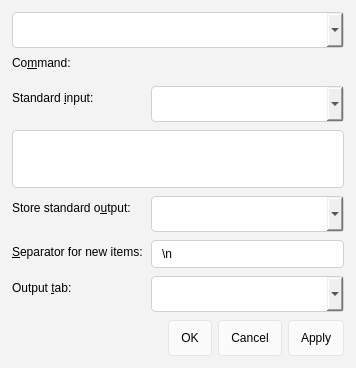
<?xml version="1.0" encoding="UTF-8"?>
<ui version="4.0">
 <class>ActionDialog</class>
 <widget class="QDialog" name="ActionDialog">
  <property name="geometry">
   <rect>
    <x>0</x>
    <y>0</y>
    <width>356</width>
    <height>353</height>
   </rect>
  </property>
  <property name="windowTitle">
   <string>Action Dialog</string>
  </property>
  <property name="styleSheet">
   <string>QPushButton { border-radius: 4px; padding: 5px 12px; min-height: 24px; border: 1px solid #E5E5E5; background-color: #FBFBFB; }
QLineEdit { border-radius: 4px; border: 1px solid #D1D1D1; padding: 5px 8px; background-color: #FFFFFF; }
QTextEdit { border-radius: 4px; border: 1px solid #D1D1D1; padding: 5px 8px; background-color: #FFFFFF; }
QPlainTextEdit { border-radius: 4px; border: 1px solid #D1D1D1; padding: 5px 8px; background-color: #FFFFFF; }
QComboBox { border-radius: 4px; border: 1px solid #D1D1D1; padding: 5px 8px; min-height: 24px; }
QCheckBox { spacing: 8px; }
QRadioButton { spacing: 8px; }
QGroupBox { border-radius: 8px; border: 1px solid #E5E5E5; margin-top: 12px; padding: 12px; }
QListWidget { border-radius: 8px; border: 1px solid #E5E5E5; }
QTreeWidget { border-radius: 8px; border: 1px solid #E5E5E5; }
QTableWidget { border-radius: 8px; border: 1px solid #E5E5E5; }
QTabWidget::pane { border: 1px solid #E5E5E5; border-radius: 8px; }
QTabBar::tab { border-radius: 4px; padding: 6px 16px; margin-right: 4px; }
QTabBar::tab:selected { background-color: #0078D4; color: #FFFFFF; }
QScrollBar { border: none; background: transparent; width: 8px; margin: 0; }
QScrollBar::handle { background: #C0C0C0; border-radius: 4px; min-height: 24px; }
QScrollBar::handle:hover { background: #A0A0A0; }
QMenu { border-radius: 8px; border: 1px solid #E5E5E5; padding: 4px; }
QDialog { background-color: #F3F3F3; }</string>
  </property>
  <layout class="QVBoxLayout" name="verticalLayout">
   <property name="leftMargin">
    <number>12</number>
   </property>
   <property name="topMargin">
    <number>12</number>
   </property>
   <property name="rightMargin">
    <number>12</number>
   </property>
   <property name="bottomMargin">
    <number>12</number>
   </property>
   <property name="spacing">
    <number>8</number>
   </property>
   <item>
    <widget class="QComboBox" name="comboBoxCommands">
     <property name="insertPolicy">
      <enum>QComboBox::NoInsert</enum>
     </property>
     <property name="minimumHeight">
      <number>32</number>
     </property>
    </widget>
   </item>
   <item>
    <widget class="QLabel" name="label_2">
     <property name="sizePolicy">
      <sizepolicy hsizetype="Preferred" vsizetype="Preferred">
       <horstretch>0</horstretch>
       <verstretch>0</verstretch>
      </sizepolicy>
     </property>
     <property name="text">
      <string>Co&amp;mmand:</string>
     </property>
     <property name="buddy">
      <cstring>commandEdit</cstring>
     </property>
    </widget>
   </item>
   <item>
    <widget class="CommandEdit" name="commandEdit" native="true">
     <property name="focusPolicy">
      <enum>Qt::WheelFocus</enum>
     </property>
     <property name="minimumHeight">
      <number>32</number>
     </property>
    </widget>
   </item>
   <item>
    <layout class="QFormLayout" name="formLayout_3">
     <property name="verticalSpacing">
      <number>8</number>
     </property>
     <property name="horizontalSpacing">
      <number>8</number>
     </property>
     <property name="bottomMargin">
      <number>0</number>
     </property>
     <property name="leftMargin">
      <number>0</number>
     </property>
     <property name="topMargin">
      <number>0</number>
     </property>
     <property name="rightMargin">
      <number>0</number>
     </property>
     <item row="0" column="0">
      <widget class="QLabel" name="label">
       <property name="text">
        <string>Standard &amp;input:</string>
       </property>
       <property name="buddy">
        <cstring>comboBoxInputFormat</cstring>
       </property>
      </widget>
     </item>
     <item row="2" column="0">
      <widget class="QLabel" name="label_3">
       <property name="text">
        <string>Store standard o&amp;utput:</string>
       </property>
       <property name="buddy">
        <cstring>comboBoxOutputFormat</cstring>
       </property>
      </widget>
     </item>
     <item row="0" column="1">
      <widget class="QComboBox" name="comboBoxInputFormat">
       <property name="toolTip">
        <string>Send data of given media type to standard input of command (leave empty to turn off)</string>
       </property>
       <property name="minimumHeight">
        <number>32</number>
       </property>
       <property name="minimumWidth">
        <number>160</number>
       </property>
      </widget>
     </item>
     <item row="2" column="1">
      <widget class="QComboBox" name="comboBoxOutputFormat">
       <property name="toolTip">
        <string>Create items from standard output of the program (leave empty to turn off)</string>
       </property>
       <property name="editable">
        <bool>true</bool>
       </property>
       <property name="minimumHeight">
        <number>32</number>
       </property>
       <property name="minimumWidth">
        <number>160</number>
       </property>
      </widget>
     </item>
     <item row="1" column="0" colspan="2">
      <widget class="QPlainTextEdit" name="inputText">
       <property name="tabChangesFocus">
        <bool>true</bool>
       </property>
       <property name="minimumHeight">
        <number>80</number>
       </property>
      </widget>
     </item>
     <item row="3" column="0">
      <widget class="QLabel" name="separatorLabel">
       <property name="text">
        <string>&amp;Separator for new items:</string>
       </property>
       <property name="buddy">
        <cstring>separatorEdit</cstring>
       </property>
      </widget>
     </item>
     <item row="3" column="1">
      <widget class="QLineEdit" name="separatorEdit">
       <property name="toolTip">
        <string>&lt;p&gt;Regular expression for splitting output into multiple items.&lt;\p&gt;
&lt;p&gt;Use &lt;b&gt;\n&lt;/b&gt; to store each line to separate item.&lt;/p&gt;</string>
       </property>
       <property name="text">
        <string>\n</string>
       </property>
       <property name="minimumHeight">
        <number>32</number>
       </property>
       <property name="minimumWidth">
        <number>120</number>
       </property>
      </widget>
     </item>
     <item row="4" column="0">
      <widget class="QLabel" name="labelOutputTab">
       <property name="text">
        <string>Output &amp;tab:</string>
       </property>
       <property name="buddy">
        <cstring>comboBoxOutputTab</cstring>
       </property>
      </widget>
     </item>
     <item row="4" column="1">
      <widget class="QComboBox" name="comboBoxOutputTab">
       <property name="toolTip">
        <string>Save items in tab with given name (leave empty to save in the current tab)</string>
       </property>
       <property name="editable">
        <bool>true</bool>
       </property>
       <property name="minimumHeight">
        <number>32</number>
       </property>
       <property name="minimumWidth">
        <number>160</number>
       </property>
      </widget>
     </item>
    </layout>
   </item>
   <item>
    <widget class="QDialogButtonBox" name="buttonBox">
     <property name="orientation">
      <enum>Qt::Horizontal</enum>
     </property>
     <property name="standardButtons">
      <set>QDialogButtonBox::Apply|QDialogButtonBox::Cancel|QDialogButtonBox::Ok</set>
     </property>
    </widget>
   </item>
  </layout>
 </widget>
 <customwidgets>
  <customwidget>
   <class>CommandEdit</class>
   <extends>QWidget</extends>
   <header>gui/commandedit.h</header>
   <container>1</container>
  </customwidget>
 </customwidgets>
 <tabstops>
  <tabstop>comboBoxCommands</tabstop>
  <tabstop>commandEdit</tabstop>
  <tabstop>comboBoxInputFormat</tabstop>
  <tabstop>inputText</tabstop>
  <tabstop>comboBoxOutputFormat</tabstop>
  <tabstop>separatorEdit</tabstop>
  <tabstop>comboBoxOutputTab</tabstop>
  <tabstop>buttonBox</tabstop>
 </tabstops>
 <resources/>
 <connections>
  <connection>
   <sender>buttonBox</sender>
   <signal>accepted()</signal>
   <receiver>ActionDialog</receiver>
   <slot>accept()</slot>
   <hints>
    <hint type="sourcelabel">
     <x>275</x>
     <y>349</y>
    </hint>
    <hint type="destinationlabel">
     <x>157</x>
     <y>274</y>
    </hint>
   </hints>
  </connection>
  <connection>
   <sender>buttonBox</sender>
   <signal>rejected()</signal>
   <receiver>ActionDialog</receiver>
   <slot>reject()</slot>
   <hints>
    <hint type="sourcelabel">
     <x>275</x>
     <y>364</y>
    </hint>
    <hint type="destinationlabel">
     <x>286</x>
     <y>274</y>
    </hint>
   </hints>
  </connection>
 </connections>
 <slots>
  <slot>updateMinimalGeometry()</slot>
 </slots>
</ui>
